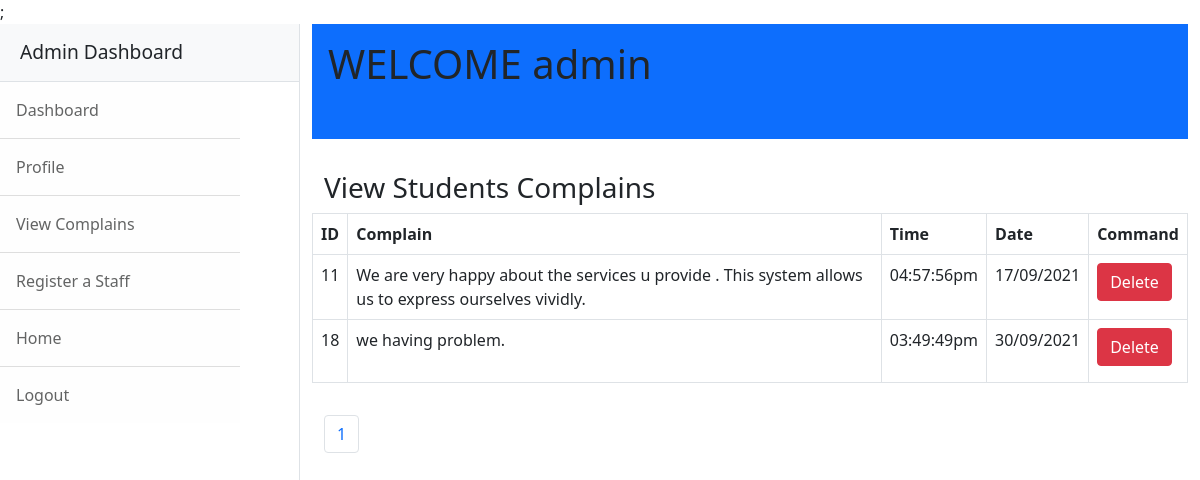
/ViewComplains.php (signed in), run on the app's committed database.
### tables this page shows
CREATE TABLE `complains` (
  `Id` int(6) NOT NULL,
  `Complains` text NOT NULL,
  `Date` varchar(20) NOT NULL,
  `Time` varchar(20) NOT NULL
);

### ViewComplains.php (the view, shortened to what this page needs)
<!DOCTYPE html>
<html lang="en">
    <head>
        <link rel="stylesheet" href="\StudentComplainSystem\Css\Dashboardstyle.css">
        <link href="https://cdn.jsdelivr.net/npm/bootstrap@5.0.2/dist/css/bootstrap.min.css" rel="stylesheet">
    </head>
    <body>
      <?php   require 'Authentication.php';
         require 'Connection.php';
      ?>;
        <div class="row">
        <div class="d-flex" id="wrapper">
            <div class=" col-md-3   col-sm-3 border-end bg-white" id="sidebar-wrapper">
                <div class="sidebar-heading border-bottom bg-light">Admin Dashboard</div>
                <div class="list-group list-group-flush">
                    <a class="list-group-item list-group-item-action list-group-item-light p-3" href="Dashboard.php">Dashboard</a>
                    <a class="list-group-item list-group-item-action list-group-item-light p-3" href="Profile.php">Profile</a>
                    <a class="list-group-item list-group-item-action list-group-item-light p-3" href="ViewComplains.php">View Complains</a>
                    <a class="list-group-item list-group-item-action list-group-item-light p-3" href="Signup.php">Register a Staff</a>
                    <a class="list-group-item list-group-item-action list-group-item-light p-3" href="Index.php">Home</a>
                    <a class="list-group-item list-group-item-action list-group-item-light p-3" href="Logout.php">Logout</a>
                </div>
            </div>
                <div class=" col-md-9 col-sm-10  container-fluid">
                    <div class="row"><h1 class="p-3 bg-primary">  WELCOME  <?php echo $_SESSION['Name'];?></h1><div>
                    <div class="row ">
                    <h3 class="mt-4"> View Students Complains</h3>
                    <?php
                    $per_page_record = 5;
                    if(isset($_GET['page'])){
                     $page = $_GET["page"];
                     }
                     else {
                      $page = 1;
                   }
                  $start_from = ($page-1) * $per_page_record;
                  $sql = "SELECT * FROM complains LIMIT $start_from ,$per_page_record";
                  $result = $connection->query($sql);
                 ?>
                <table class="table table-responsive table-bordered">
                  <tr class="mb-3">
                    <th>ID</th>
                    <th>Complain</th>
                    <th>Time</th>
                    <th>Date</th>
                    <th>Command</th>
                 </tr>
                <?php
                 if($result->num_rows > 0){
                    while($row = $result->fetch_assoc()){
                       ?>
                      <tr><td>
                         <?php echo $row["Id"]; ?>
                             </td><td>
                                <?php echo $row["Complains"]; ?>
                                </td><td class="time">
                                <?php echo $row["Time"]; ?>
                                 </td><td class="date">
                                <?php echo $row["Date"]; ?>
                                 </td><td>
                                 <a href="Delete.php?delcomp=<?php echo $row['Id'];?>"><button class="btn btn-danger mb-2">Delete</button></a>
                                 </td></tr><br>
                               <?php
                                 }
                             }
                                 $sql = "SELECT  COUNT(*) FROM  complains";
                                 $result = $connection->query($sql);
                                 $row = $result->fetch_row();
                                 $total_records = $row[0];?>
                     </table>
                     <p>
                        <?php
                         $total_pages = ceil($total_records/ $per_page_record);
                         $pagelink = "";
                         echo "<nav aria-label='Page navigation example'>";
                         echo "<ul class='pagination'>";
                      for($i=1;$i<=$total_pages;$i++){
                      if($i==$page){
                          $pagelink .="<li class='page-item'><a class= 'page-link' href='ViewComplains.php?page=".$i."'>".$i."</a></li>";
                        }
                     else{
                      $pagelink .= "<li class='page-item'><a class='page-link' href='ViewComplains.php?page=".$i."'>".$i."</a></li>";
                     }
                   };
                   echo $pagelink;
                   echo "</ul>";
                   echo "</nav>";
                 ?>
                </div>
              </div>
            </div>
    </body>
</html>

### Connection.php (shortened to what this page needs)
<!DOCTYPE HTML>
<html>
<head>
</head>
<body>
</body>
</html>

### ViewComplains.php (style rules this page uses)
body { height: 500px; }
.table100, .row, .container, .table-responsive, .table-bordered { height: 60%; }

### data on the page
complains: Id "11", Complains "We are very happy about the services u provide . This system allows us to express ourselves vividly.", Time "04:57:56pm", Date "17/09/2021"
complains: Id "18", Complains "we having problem.", Time "03:49:49pm", Date "30/09/2021"

### other printed values
$_SESSION['Name'] "admin"
